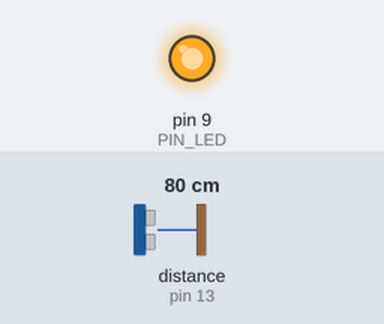
Bench run of a sketch on a simulated Arduino Uno, built with avr-gcc and run on an emulated ATmega328P. On the bench: output pins drawn as LEDs (lit = HIGH). Wiring (inferred from the names in the program): ultrasonic range finder: trigger pin 12; echo pin 13. Inputs (shaded band) come from the test bench; at power-on: distance to the obstacle (sensor on pin 13) 80 cm. The echo pulse lasts 58.3 µs per cm; pins used as bus, display or sensor lines are not drawn; what the sketch prints to the serial monitor is not drawn.

Above: at 1.2 s.
1.3 s: distance to the obstacle (sensor on pin 13) set to 250 cm
Timing chart, 0 to 4.3 s (numbered marks = the images above; inputs shaded):
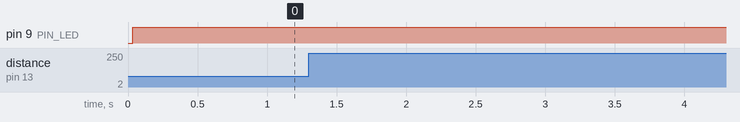

Measured:
- after the input at 1.3 s, every drawn part: stays the same

The sketch:

medain_filter.ino
```cpp
// Arduino pin assignment
#define PIN_LED 9
#define PIN_TRIG 12
#define PIN_ECHO 13

// configurable parameters
#define SND_VEL 346.0 // sound velocity at 24 celsius degree (unit: m/s)
#define INTERVAL 25 // sampling interval (unit: ms)
#define _DIST_MIN 100 // minimum distance to be measured (unit: mm)
#define _DIST_MAX 300 // maximum distance to be measured (unit: mm)
#define _DIST_ALPHA 0.5 // EMA weight of new sample (range: 0 to 1). Setting this value to 1 effectively disables EMA filter.

// global variables
float timeout; // unit: us
float dist_min, dist_max, dist_raw, alpha; // unit: mm
unsigned long last_sampling_time; // unit: ms
float scale; // used for pulse duration to distance conversion

float Median[30]={0};
int sampleCount[3]={3,10,30};

void swap(int *a, int *b)
{
    int temp = *a;
    *a = *b;
    *b = temp;
}

// 퀵소트 함수
void qSort(int arr[], int start, int end)
{
    if(start >= end) return;

    int pivot = arr[start];

    int i = start, j = end;

    while(i < j)
    {
        while(pivot < arr[j]) j--;
        while(i < j && pivot >= arr[i]) i++;
        swap(arr + i, arr + j);
    }

    swap(arr + start, arr + j);

    qSort(arr, start, j - 1);
    qSort(arr, j + 1, end);
}


void setup() {
// initialize GPIO pins
  pinMode(PIN_LED,OUTPUT);
  pinMode(PIN_TRIG,OUTPUT);
  digitalWrite(PIN_TRIG, LOW);
  pinMode(PIN_ECHO,INPUT);

// initialize USS related variables
  dist_min = _DIST_MIN;
  dist_max = _DIST_MAX;
  alpha = _DIST_ALPHA;
  timeout = (INTERVAL / 2) * 1000.0; // precalculate pulseIn() timeout value. (unit: us)
  dist_raw = 0.0; // raw distance output from USS (unit: mm)
  scale = 0.001 * 0.5 * SND_VEL;

// initialize serial port
  Serial.begin(57600);

// initialize last sampling time
  last_sampling_time = 0;
}

void loop() {
// wait until next sampling time.
// millis() returns the number of milliseconds since the program started. Will overflow after 50 days.
  if(millis() < last_sampling_time + INTERVAL) return;

// get a distance reading from the USS
  dist_raw = USS_measure(PIN_TRIG,PIN_ECHO);

  int i;
  for(i=1;i<30;i++){
    Median[i]=Median[i+1];
  }
  Median[i] = dist_raw;
  int resultMedian[3];
  for(i=0;i<3;i++){
    int* arr = (int*)malloc(sizeof(int) * sampleCount[i]);
    int cnt=0;
    for(int j=30-sampleCount[i];j<30;j++,cnt++){
      arr[cnt]=Median[j];
    }
    qSort(arr,0,sampleCount[i]-1);
    resultMedian[i]=arr[sampleCount[i]/2];
    free(arr);
  }

// output the read value to the serial port
  Serial.print("Min:0,");
  Serial.print("raw:");
  Serial.print(map(dist_raw,0,400,100,500));
  Serial.print(",");
  Serial.print("median(N=3):");
  Serial.print(map(resultMedian[0],0,400,100,500));
  Serial.print(",");
  Serial.print("median(N=10):");
  Serial.print(map(resultMedian[1],0,400,100,500));
  Serial.print(",");
  Serial.print("median(N=30):");
  Serial.print(map(resultMedian[2],0,400,100,500));
  Serial.print(",");
  Serial.println("Max:500");

// turn on the LED if the distance is between dist_min and dist_max
  if(dist_raw < dist_min || dist_raw > dist_max) {
    analogWrite(PIN_LED, 255);
  }
  else {
    analogWrite(PIN_LED, 0);
  }

// update last sampling time
  last_sampling_time += INTERVAL;
}

// get a distance reading from USS. return value is in millimeter.
float USS_measure(int TRIG, int ECHO)
{
  float reading;
  digitalWrite(TRIG, HIGH);
  delayMicroseconds(10);
  digitalWrite(TRIG, LOW);
  reading = pulseIn(ECHO, HIGH, timeout) * scale; // unit: mm
  if(reading < dist_min || reading > dist_max) reading = 0.0; // return 0 when out of range.
  return reading;
}
```
